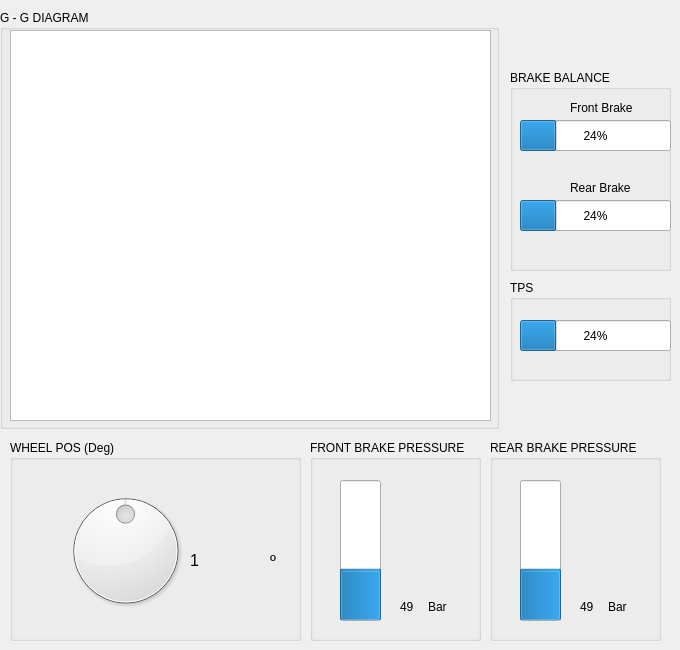
    <widget class="QWidget" name="tab_3">
     <attribute name="title">
      <string>Wheel | TPS | Brake | GG</string>
     </attribute>
     <widget class="QGroupBox" name="groupBox_8">
      <property name="geometry">
       <rect>
        <x>10</x>
        <y>440</y>
        <width>291</width>
        <height>201</height>
       </rect>
      </property>
      <property name="title">
       <string>WHEEL POS (Deg)</string>
      </property>
      <widget class="QDial" name="dial_WheelPos">
       <property name="geometry">
        <rect>
         <x>50</x>
         <y>30</y>
         <width>131</width>
         <height>161</height>
        </rect>
       </property>
       <property name="minimum">
        <number>-120</number>
       </property>
       <property name="maximum">
        <number>120</number>
       </property>
       <property name="pageStep">
        <number>10</number>
       </property>
       <property name="invertedAppearance">
        <bool>false</bool>
       </property>
       <property name="invertedControls">
        <bool>true</bool>
       </property>
      </widget>
      <widget class="QLabel" name="label_19">
       <property name="geometry">
        <rect>
         <x>180</x>
         <y>100</y>
         <width>81</width>
         <height>41</height>
        </rect>
       </property>
       <property name="font">
        <font>
         <pointsize>12</pointsize>
        </font>
       </property>
       <property name="text">
        <string>1</string>
       </property>
       <property name="scaledContents">
        <bool>false</bool>
       </property>
      </widget>
      <widget class="QLabel" name="label_20">
       <property name="geometry">
        <rect>
         <x>260</x>
         <y>100</y>
         <width>21</width>
         <height>41</height>
        </rect>
       </property>
       <property name="font">
        <font>
         <pointsize>12</pointsize>
        </font>
       </property>
       <property name="text">
        <string>º</string>
       </property>
      </widget>
     </widget>
     <widget class="QGroupBox" name="groupBox_11">
      <property name="geometry">
       <rect>
        <x>510</x>
        <y>280</y>
        <width>161</width>
        <height>101</height>
       </rect>
      </property>
      <property name="title">
       <string>TPS</string>
      </property>
      <widget class="QProgressBar" name="progressBar_TPS">
       <property name="geometry">
        <rect>
         <x>10</x>
         <y>40</y>
         <width>151</width>
         <height>31</height>
        </rect>
       </property>
       <property name="value">
        <number>24</number>
       </property>
       <property name="format">
        <string>%p%</string>
       </property>
      </widget>
     </widget>
     <widget class="QGroupBox" name="groupBox_14">
      <property name="geometry">
       <rect>
        <x>310</x>
        <y>440</y>
        <width>171</width>
        <height>201</height>
       </rect>
      </property>
      <property name="title">
       <string>FRONT BRAKE PRESSURE</string>
      </property>
      <widget class="QProgressBar" name="progressBar_FrontBreakPressure">
       <property name="geometry">
        <rect>
         <x>30</x>
         <y>40</y>
         <width>41</width>
         <height>141</height>
        </rect>
       </property>
       <property name="maximum">
        <number>70</number>
       </property>
       <property name="value">
        <number>24</number>
       </property>
       <property name="orientation">
        <enum>Qt::Vertical</enum>
       </property>
       <property name="format">
        <string>%p</string>
       </property>
      </widget>
      <widget class="QLabel" name="label_36">
       <property name="geometry">
        <rect>
         <x>118</x>
         <y>160</y>
         <width>21</width>
         <height>14</height>
        </rect>
       </property>
       <property name="text">
        <string>Bar</string>
       </property>
      </widget>
      <widget class="QLabel" name="label_65">
       <property name="geometry">
        <rect>
         <x>90</x>
         <y>160</y>
         <width>22</width>
         <height>14</height>
        </rect>
       </property>
       <property name="text">
        <string>49</string>
       </property>
      </widget>
     </widget>
     <widget class="QGroupBox" name="groupBox_15">
      <property name="geometry">
       <rect>
        <x>490</x>
        <y>440</y>
        <width>171</width>
        <height>201</height>
       </rect>
      </property>
      <property name="title">
       <string>REAR BRAKE PRESSURE</string>
      </property>
      <widget class="QProgressBar" name="progressBar_RearBreakPressure">
       <property name="geometry">
        <rect>
         <x>30</x>
         <y>40</y>
         <width>41</width>
         <height>141</height>
        </rect>
       </property>
       <property name="maximum">
        <number>70</number>
       </property>
       <property name="value">
        <number>24</number>
       </property>
       <property name="orientation">
        <enum>Qt::Vertical</enum>
       </property>
       <property name="format">
        <string>%p</string>
       </property>
      </widget>
      <widget class="QLabel" name="label_68">
       <property name="geometry">
        <rect>
         <x>118</x>
         <y>160</y>
         <width>21</width>
         <height>14</height>
        </rect>
       </property>
       <property name="text">
        <string>Bar</string>
       </property>
      </widget>
      <widget class="QLabel" name="label_69">
       <property name="geometry">
        <rect>
         <x>90</x>
         <y>160</y>
         <width>22</width>
         <height>14</height>
        </rect>
       </property>
       <property name="text">
        <string>49</string>
       </property>
      </widget>
     </widget>
     <widget class="QGroupBox" name="groupBox_13">
      <property name="geometry">
       <rect>
        <x>510</x>
        <y>70</y>
        <width>161</width>
        <height>201</height>
       </rect>
      </property>
      <property name="title">
       <string>BRAKE BALANCE</string>
      </property>
      <widget class="QProgressBar" name="progressBar_FrontBrakeBalance">
       <property name="geometry">
        <rect>
         <x>10</x>
         <y>50</y>
         <width>151</width>
         <height>31</height>
        </rect>
       </property>
       <property name="value">
        <number>24</number>
       </property>
      </widget>
      <widget class="QLabel" name="label_67">
       <property name="geometry">
        <rect>
         <x>60</x>
         <y>110</y>
         <width>91</width>
         <height>16</height>
        </rect>
       </property>
       <property name="text">
        <string>Rear Brake</string>
       </property>
      </widget>
      <widget class="QLabel" name="label_66">
       <property name="geometry">
        <rect>
         <x>60</x>
         <y>30</y>
         <width>91</width>
         <height>16</height>
        </rect>
       </property>
       <property name="text">
        <string>Front Brake</string>
       </property>
      </widget>
      <widget class="QProgressBar" name="progressBar_RearBrakeBalance">
       <property name="geometry">
        <rect>
         <x>10</x>
         <y>130</y>
         <width>151</width>
         <height>31</height>
        </rect>
       </property>
       <property name="value">
        <number>24</number>
       </property>
      </widget>
     </widget>
     <widget class="QGroupBox" name="groupBox_19">
      <property name="geometry">
       <rect>
        <x>0</x>
        <y>10</y>
        <width>499</width>
        <height>419</height>
       </rect>
      </property>
      <property name="title">
       <string>G - G DIAGRAM</string>
      </property>
      <widget class="PlotWidget" name="graphicsView_DiagramaGG">
       <property name="geometry">
        <rect>
         <x>10</x>
         <y>20</y>
         <width>481</width>
         <height>391</height>
        </rect>
       </property>
       <property name="backgroundBrush">
        <brush brushstyle="NoBrush">
         <color alpha="255">
          <red>255</red>
          <green>255</green>
          <blue>255</blue>
         </color>
        </brush>
       </property>
       <property name="foregroundBrush">
        <brush brushstyle="NoBrush">
         <color alpha="255">
          <red>255</red>
          <green>255</green>
          <blue>255</blue>
         </color>
        </brush>
       </property>
      </widget>
     </widget>
    </widget>
